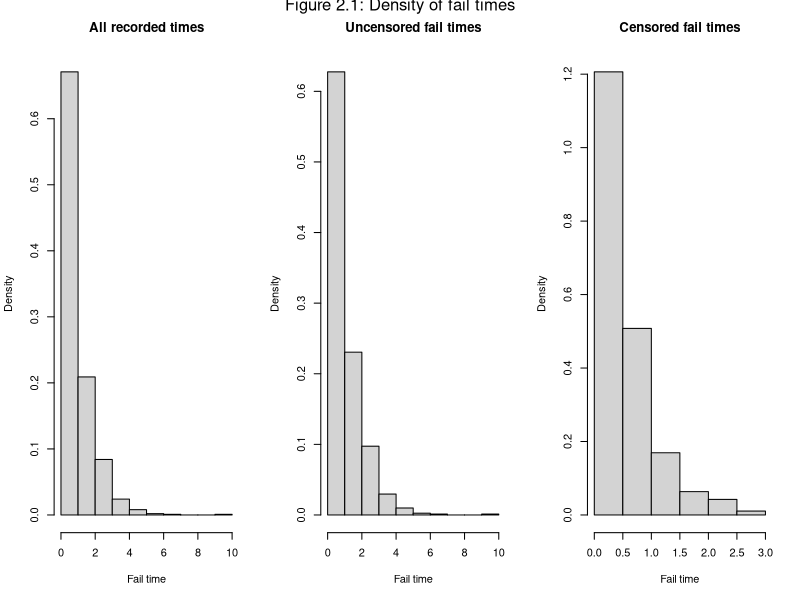
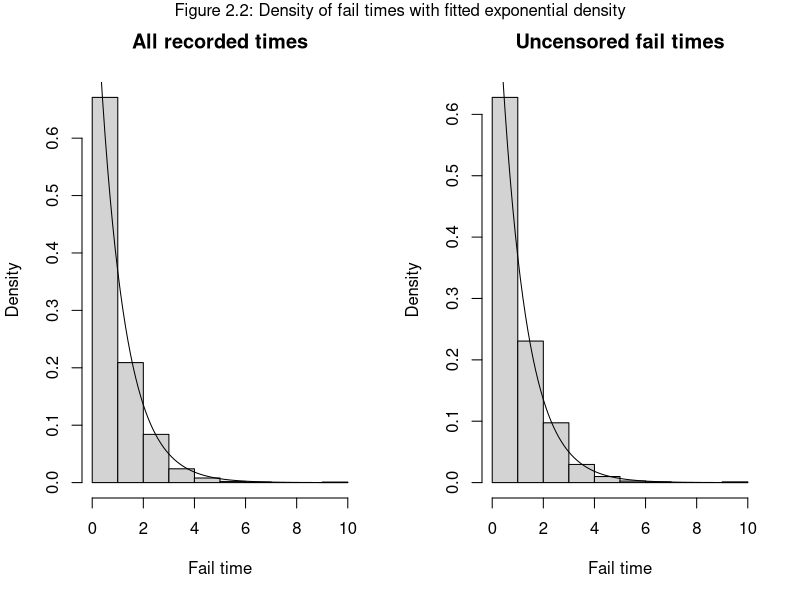

Write the R code that produced these figures, in order.
## ---- chunk 1
# Setup

library(magrittr)
library(dplyr)

# Read in the data, and create a column with clear indication whether an
# observation is censored or not. To be clear, cens=2 indicates that an
# observation *is* censored, and thus "yes".
df_prodfails <- read.csv("censoredproc.csv", sep = ";") %>%
  mutate(censored = c("no", "yes")[(cens == 2)+1])
## ---- chunk 2
# Question 2.1

# Create plot grid
layout(mat=matrix(c(1,2, 3), nrow = 1, byrow = T))

hist(df_prodfails$time,
     freq = F,
     main = "All recorded times",
     xlab = "Fail time")

hist(df_prodfails %>% filter(censored == "no") %>% extract2(1),
     freq=F,
     main = "Uncensored fail times",
     xlab = "Fail time")

hist(df_prodfails %>% filter(censored == "yes") %>% extract2(1),
     freq=F,
     main = "Censored fail times",
     xlab = "Fail time")

# Set figure title
mtext("Figure 2.1: Density of fail times", side=3, outer=TRUE, line=-1)

## ---- chunk 3
Likelihood <- function(lambda, data){
  first_term <- (lambda*exp(-lambda*data$time))^(data$cens == 1)
  
  second_term <- (1-exp(-lambda*data$time))^(1 - (data$cens == 1))
  
  prod(first_term, second_term)
}

Q <- function(theta, theta_k){
  
}


EM_algorithm <- function(lambda_start = 100, epsilon = 0.001){
  # Setup
  k <- 0
  k_max <- 100
  
  # Keep iterating until convergence is reached
  while(k <= k_max & F){
    
  }
}
## ---- chunk 4
# Question 2.5

lambda_estim <- 1 # place holder
x_seq <- seq(0, 10, 0.1)

# Create plot grid
layout(mat=matrix(c(1,2), nrow = 1, byrow = T))

# Create histogram of all recorded times
hist(df_prodfails$time,
     freq = F,
     main = "All recorded times",
     xlab = "Fail time")

# Add exponential density
points(x_seq, dexp(x_seq, rate=lambda_estim), type="l")

# Create a histogram of all uncensored times
hist(df_prodfails %>% filter(cens == 1) %>% extract2(1),
     freq=F,
     main = "Uncensored fail times",
     xlab = "Fail time")

# Add exponential density
points(x_seq, dexp(x_seq, rate=lambda_estim), type="l")

# Set figure title
mtext("Figure 2.2: Density of fail times with fitted exponential density",
      side=3, outer=TRUE, line=-1)
